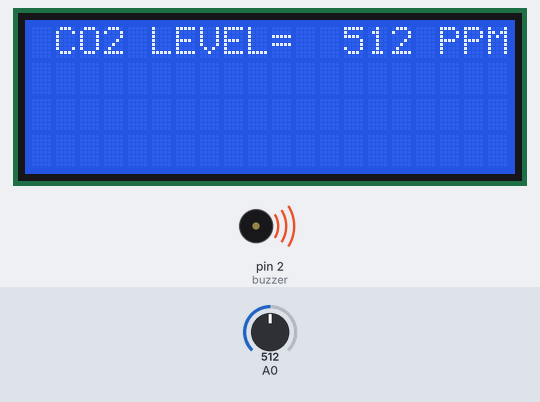
Recording of a sketch running on a simulated Arduino Mega 2560, built with avr-gcc and run on an emulated ATmega2560. Shown: 20×4 character LCD, buzzer (waves = sounding, pin HIGH). Inputs (shaded band) come from the test bench; at power-on: A0 = 512. What the sketch prints to the serial monitor is not drawn.

Above: at 1.2 s.
1.3 s: A0 set to 90
At 3.3 s:
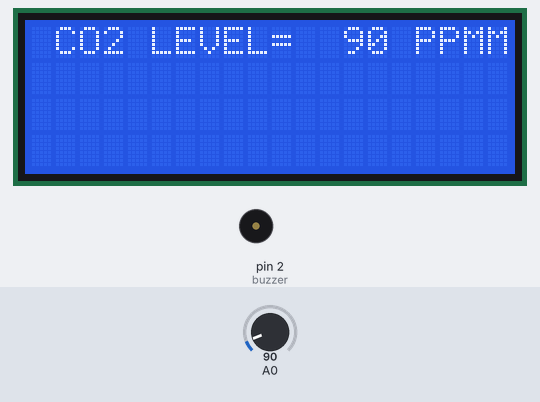
3.6 s: A0 set to 11
At 5.1 s:
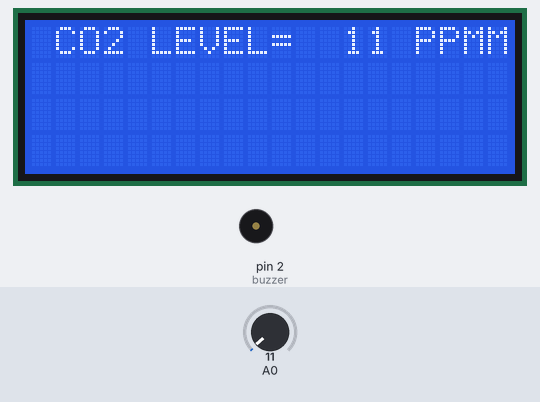
5.6 s: A0 set to 8
At 6.7 s:
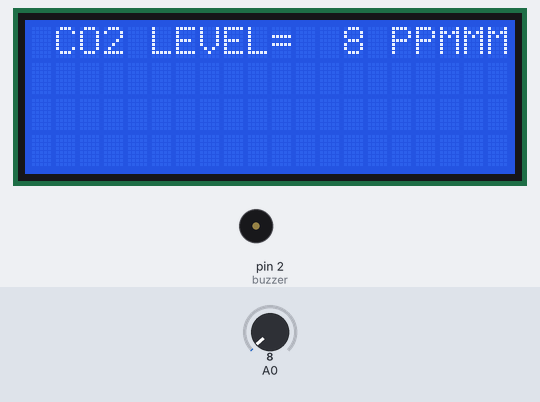
Timing chart, 0 to 8.6 s (numbered marks = the images above; inputs shaded):
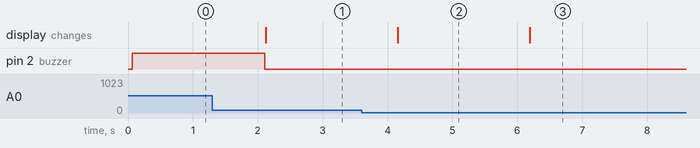

Measured:
- the behaviour switches between 10 and 9 on A0 (found by bisection; images 2 and 3)
- after the input at 1.3 s, pin 2 (buzzer): HIGH → LOW after 0.80 s; the display: changes after 0.82 s (image 1)
- after the input at 3.6 s, the display: changes after 0.56 s (image 2)
- after the input at 5.6 s, the display: changes after 0.59 s (image 3)

The sketch:

co2_sensorAND_lcd.ino
```cpp
#include <LiquidCrystal_I2C.h>

#include <Wire.h>

LiquidCrystal_I2C lcd(0x27,20,4);  // set the LCD address to 0x27 for a 16 chars and 2 line display

int sensorValue;
//int digitalValue;
const int buzzer = 2;///pin D2 buzzer
void setup()
{
  Serial.begin(9600); // sets the serial port to 9600
  lcd.init();
  lcd.backlight();
  lcd.clear();
  pinMode(buzzer, OUTPUT);
}

void loop()
{
  sensorValue = analogRead(0); // read analog input pin 0
   if (sensorValue > 100)////change as we want 7asab co1 level
  {
    Serial.println("above 100");
    digitalWrite(buzzer, HIGH);
  }
  else

  digitalWrite(buzzer, LOW);
  Serial.println(sensorValue, DEC); // prints the value read
  lcd.setCursor(1,0);
  lcd.print("CO2 LEVEL=  ");
  lcd.print(sensorValue,DEC);
  lcd.print(" PPM");
  delay(1000); // wait 100ms for next reading
}
```
